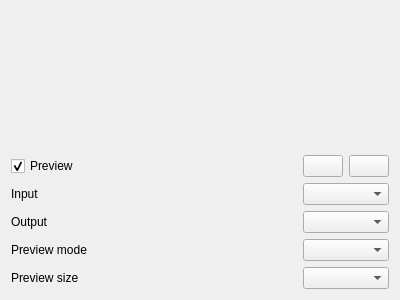
<?xml version="1.0" encoding="UTF-8"?>
<ui version="4.0">
 <class>WdgGmicInputOutput</class>
 <widget class="QWidget" name="WdgGmicInputOutput">
  <property name="geometry">
   <rect>
    <x>0</x>
    <y>0</y>
    <width>400</width>
    <height>300</height>
   </rect>
  </property>
  <layout class="QGridLayout" name="gridLayout">
   <item row="0" column="0" colspan="2">
    <widget class="KisFilterPreviewWidget" name="previewViewport">
     <property name="sizePolicy">
      <sizepolicy hsizetype="Expanding" vsizetype="Expanding">
       <horstretch>0</horstretch>
       <verstretch>0</verstretch>
      </sizepolicy>
     </property>
    </widget>
   </item>
   <item row="1" column="0">
    <widget class="QCheckBox" name="previewCheckBox">
     <property name="text">
      <string>Preview</string>
     </property>
     <property name="checked">
      <bool>true</bool>
     </property>
    </widget>
   </item>
   <item row="1" column="1">
    <layout class="QHBoxLayout" name="horizontalLayout">
     <item>
      <widget class="QPushButton" name="zoomInButton">
       <property name="sizePolicy">
        <sizepolicy hsizetype="Fixed" vsizetype="Minimum">
         <horstretch>0</horstretch>
         <verstretch>0</verstretch>
        </sizepolicy>
       </property>
       <property name="toolTip">
        <string>Zoom In</string>
       </property>
       <property name="text">
        <string/>
       </property>
      </widget>
     </item>
     <item>
      <widget class="QPushButton" name="zoomOutButton">
       <property name="sizePolicy">
        <sizepolicy hsizetype="Fixed" vsizetype="Minimum">
         <horstretch>0</horstretch>
         <verstretch>0</verstretch>
        </sizepolicy>
       </property>
       <property name="toolTip">
        <string>Zoom Out</string>
       </property>
       <property name="text">
        <string/>
       </property>
      </widget>
     </item>
    </layout>
   </item>
   <item row="2" column="0">
    <widget class="QLabel" name="inputLayerLabel">
     <property name="text">
      <string>Input</string>
     </property>
    </widget>
   </item>
   <item row="2" column="1">
    <widget class="QComboBox" name="inputCombo"/>
   </item>
   <item row="3" column="0">
    <widget class="QLabel" name="outputLayerLabel">
     <property name="text">
      <string>Output</string>
     </property>
    </widget>
   </item>
   <item row="3" column="1">
    <widget class="QComboBox" name="outputCombo"/>
   </item>
   <item row="4" column="0">
    <widget class="QLabel" name="outputPreviewLabel">
     <property name="text">
      <string>Preview mode</string>
     </property>
     <property name="alignment">
      <set>Qt::AlignLeading|Qt::AlignLeft|Qt::AlignVCenter</set>
     </property>
    </widget>
   </item>
   <item row="4" column="1">
    <widget class="QComboBox" name="outputPreviewCombo"/>
   </item>
   <item row="5" column="0">
    <widget class="QLabel" name="previewSizeLabel">
     <property name="text">
      <string>Preview size</string>
     </property>
    </widget>
   </item>
   <item row="5" column="1">
    <widget class="QComboBox" name="previewSizeCombo"/>
   </item>
  </layout>
 </widget>
 <customwidgets>
  <customwidget>
   <class>KisFilterPreviewWidget</class>
   <extends>QWidget</extends>
   <header>kis_filter_preview_widget.h</header>
   <container>1</container>
  </customwidget>
 </customwidgets>
 <resources/>
 <connections/>
</ui>
